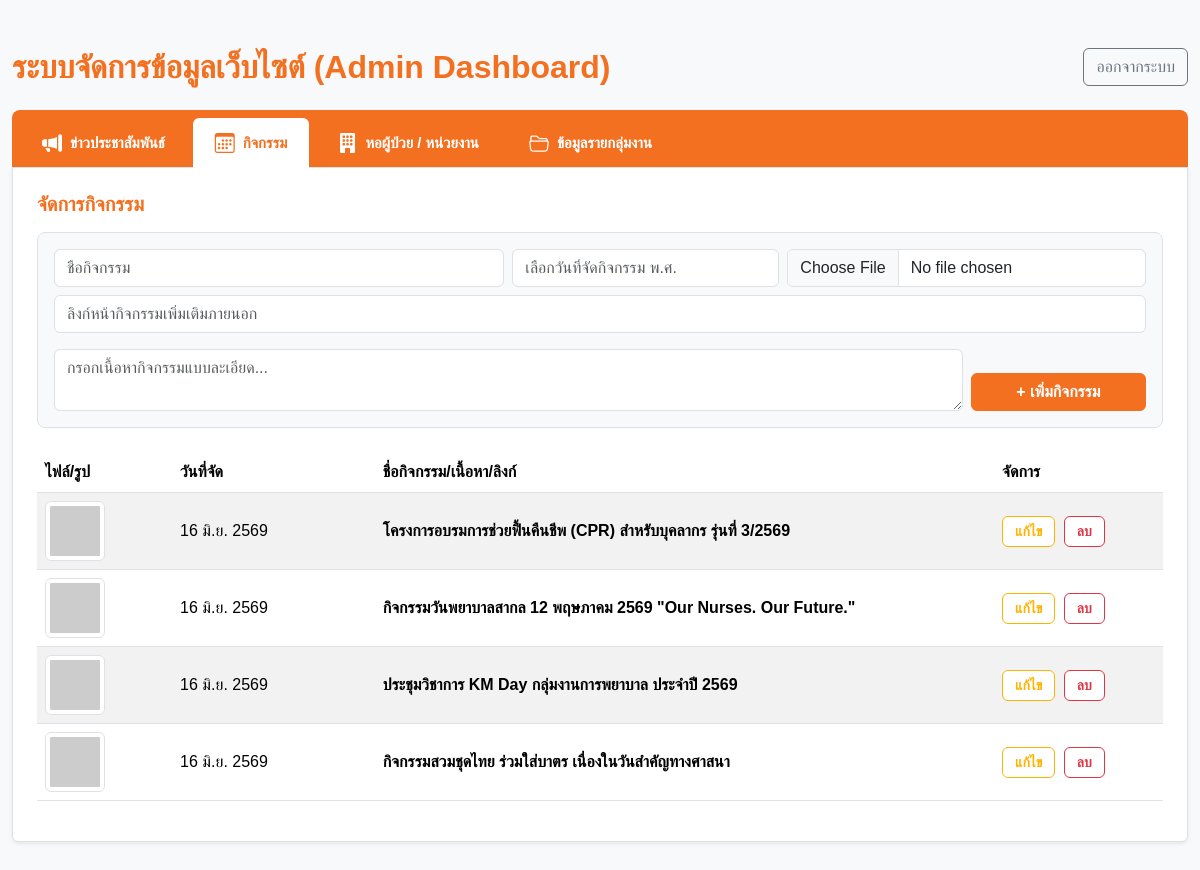
The page /admin.php?tab=events (signed in) on the database its author committed.
### tables this page shows
CREATE TABLE IF NOT EXISTS `events` (
  `id` int NOT NULL AUTO_INCREMENT,
  `title` varchar(255) NOT NULL,
  `content` text,
  `event_date` date NOT NULL,
  `image_name` varchar(255) DEFAULT 'default.jpg',
  `link_url` varchar(255) DEFAULT NULL,
  PRIMARY KEY (`id`)
);

### admin.php (the view, shortened to what this page needs)
<?php
require_once 'connect.php';
$active_tab = $_GET['tab'] ?? 'news';
function dateToThaiText($dateStr) {
    $time = strtotime($dateStr);
    $d = date('j', $time);
    $m = date('n', $time);
    $y = date('Y', $time) + 543;
    $months = ["", "ม.ค.", "ก.พ.", "มี.ค.", "เม.ย.", "พ.ค.", "มิ.ย.", "ก.ค.", "ส.ค.", "ก.ย.", "ต.ค.", "พ.ย.", "ธ.ค."];
    return "$d {$months[$m]} $y";
}
$conn->exec("CREATE TABLE IF NOT EXISTS department_contents (
    id INT AUTO_INCREMENT PRIMARY KEY,
    department_id INT NOT NULL,
    section VARCHAR(50) NOT NULL,
    title VARCHAR(255) NOT NULL,
    content TEXT NULL,
    file_name VARCHAR(255) NULL,
    link_url VARCHAR(500) NULL,
    sort_order INT NOT NULL DEFAULT 1,
    created_at TIMESTAMP DEFAULT CURRENT_TIMESTAMP,
    INDEX idx_department_section (department_id, section)
) ENGINE=InnoDB DEFAULT CHARSET=utf8mb4");
$event_items = [];
$all_depts = $conn->query("SELECT * FROM departments ORDER BY id ASC")->fetchAll(PDO::FETCH_ASSOC);
$selected_dept_id = (int)($_GET['dept_id'] ?? ($all_depts[0]['id'] ?? 0));
if ($active_tab == 'news') {
    $stmt = $conn->query("SELECT * FROM news ORDER BY id DESC");
    $news_items = $stmt->fetchAll(PDO::FETCH_ASSOC);
} elseif ($active_tab == 'events') {
    $stmt = $conn->query("SELECT * FROM events ORDER BY id DESC");
    $event_items = $stmt->fetchAll(PDO::FETCH_ASSOC);
} elseif ($active_tab == 'departments') {
    $stmt = $conn->query("SELECT * FROM departments ORDER BY id DESC");
    $dept_items = $stmt->fetchAll(PDO::FETCH_ASSOC);
}
?>
<!DOCTYPE html>
<html lang="th">
<head>
    <link href="https://cdn.jsdelivr.net/npm/bootstrap@5.3.3/dist/css/bootstrap.min.css" rel="stylesheet">
    <link rel="stylesheet" href="https://cdn.jsdelivr.net/npm/bootstrap-icons@1.11.0/font/bootstrap-icons.css">
    <link rel="stylesheet" href="https://cdn.jsdelivr.net/npm/flatpickr/dist/flatpickr.min.css">
    <link rel="stylesheet" href="style.css">
</head>
<body class="bg-light">
<div class="container my-5">
    <div class="d-flex flex-column flex-md-row justify-content-between align-items-start align-items-md-center mb-4 gap-3">
        <h2 class="mb-0 text-hospital fw-bold">ระบบจัดการข้อมูลเว็บไซต์ (Admin Dashboard)</h2>
        <a href="logout.php" class="btn btn-outline-secondary">ออกจากระบบ</a>
    </div>
    <ul class="nav nav-tabs" id="hospitalTabs">
        <li class="nav-item">
            <a class="nav-link <?= $active_tab == 'news' ? 'active' : '' ?>" href="?tab=news">
                <i class="bi bi-megaphone-fill fs-5 icon-news"></i> ข่าวประชาสัมพันธ์
            </a>
        </li>
        <li class="nav-item">
            <a class="nav-link <?= $active_tab == 'events' ? 'active' : '' ?>" href="?tab=events">
                <i class="bi bi-calendar3 fs-5 icon-events"></i> กิจกรรม
            </a>
        </li>
        <li class="nav-item">
            <a class="nav-link <?= $active_tab == 'departments' ? 'active' : '' ?>" href="?tab=departments">
                <i class="bi bi-building-fill fs-5 icon-dept"></i> หอผู้ป่วย / หน่วยงาน
            </a>
        </li>
        <li class="nav-item">
            <a class="nav-link <?= $active_tab == 'dept_contents' ? 'active' : '' ?>" href="?tab=dept_contents">
                <i class="bi bi-folder2-open fs-5 icon-dept"></i> ข้อมูลรายกลุ่มงาน
            </a>
        </li>
    </ul>
    <div class="tab-content bg-white p-4 border rounded-bottom shadow-sm">
        <?php if($active_tab == 'events'): ?>
        <div>
            <h5 class="text-hospital mb-3 fw-bold">จัดการกิจกรรม</h5>
            <form action="admin.php?tab=events" method="POST" enctype="multipart/form-data" class="admin-form-container">
                <div class="row g-2 mb-2">
                    <div class="col-md-5"><input type="text" name="title" class="form-control" placeholder="ชื่อกิจกรรม" required></div>
                    <div class="col-md-3"><input type="text" name="event_date" id="event_date_picker" class="form-control bg-white" placeholder="เลือกวันที่จัดกิจกรรม พ.ศ." required></div>
                    <div class="col-md-4"><input type="file" name="image" class="form-control" accept="image/*,application/pdf"></div>
                </div>
                <div class="row g-2 mb-3">
                    <div class="col-12"><input type="url" name="link_url" class="form-control" placeholder="ลิงก์หน้ากิจกรรมเพิ่มเติมภายนอก"></div>
                </div>
                <div class="row g-2 align-items-end">
                    <div class="col-md-10">
                        <textarea name="content" class="form-control" rows="2" placeholder="กรอกเนื้อหากิจกรรมแบบละเอียด..."></textarea>
                    </div>
                    <div class="col-md-2 text-end">
                        <button type="submit" class="btn btn-hospital-orange w-100">+ เพิ่มกิจกรรม</button>
                    </div>
                </div>
            </form>
            <table class="table table-striped align-middle mt-4">
                <thead><tr><th>ไฟล์/รูป</th><th>วันที่จัด</th><th>ชื่อกิจกรรม/เนื้อหา/ลิงก์</th><th>จัดการ</th></tr></thead>
                <tbody>
                    <?php
                    foreach($event_items as $row):
                        $event_file = $row['image_name'] ?? 'default.jpg';
                        $event_content = $row['content'] ?? '';
                        $is_pdf = pathinfo($event_file, PATHINFO_EXTENSION) === 'pdf';
                        $event_link = $row['link_url'] ?? '';
                    ?>
                    <tr>
                        <td width="12%">
                            <?php if($is_pdf): ?>
                                <a href="uploads/<?= $event_file ?>" target="_blank" class="btn btn-outline-danger btn-sm"><i class="bi bi-file-earmark-pdf-fill"></i> ดู PDF</a>
                            <?php else: ?>
                                <img src="uploads/<?= $event_file ?>" width="60" class="img-thumbnail" onerror="this.src='https://placehold.co/60x60?text=No+Image'">
                            <?php endif; ?>
                        </td>
                        <td width="18%"><?= dateToThaiText($row['event_date']) ?></td>
                        <td>
                            <strong><?= htmlspecialchars($row['title']) ?></strong>
                        </td>
                        <td width="15%">
                            <button class="btn btn-outline-edit-style btn-sm me-1" onclick="editEvent(<?= $row['id'] ?>, '<?= addslashes(htmlspecialchars($row['title'])) ?>', '<?= addslashes(htmlspecialchars($event_content)) ?>', '<?= $row['event_date'] ?>', '<?= $event_file ?>', '<?= addslashes(htmlspecialchars($event_link)) ?>')">แก้ไข</button>
                            <a href="admin.php?tab=events&del_event=<?= $row['id'] ?>" class="btn btn-outline-delete-style btn-sm" onclick="return confirm('คุณแน่ใจหรือไม่ว่าต้องการลบข้อมูลนี้?')">ลบ</a>
                        </td>
                    </tr>
                    <?php endforeach; ?>
                </tbody>
            </table>
        </div>
        <?php endif; ?>
    </div>
</div>
</body>
</html>

### style.css (style rules this page uses)
:root { --hospital-orange: #f37021; --hospital-orange-active: #d65c14; --btn-edit-yellow: #ffb300; --btn-delete-red: #dc3545; --modal-btn-cancel-bg: #ffffff; --modal-btn-cancel-border: #6c757d; --modal-btn-cancel-text: #495057; --modal-btn-cancel-hover-bg: #f8f9fa; }
body { font-family: sans-serif; }
.text-hospital { color: var(--hospital-orange) !important; }
.nav-tabs { background-color: var(--hospital-orange) !important; padding: 8px 8px 0 8px; border-radius: 8px 8px 0 0; border-bottom: none !important; display: flex; align-items: flex-end; }
.nav-tabs .nav-link { color: #ffffff !important; font-weight: bold; font-size: 15px; border: none !important; padding: 10px 22px; margin-right: 6px; border-radius: 6px 6px 0 0; transition: all 0.2s ease; display: flex; align-items: center; gap: 8px; }
.nav-tabs .icon-news { color: #ffffff !important; }
.nav-tabs .icon-events { color: #ffffff !important; }
.nav-tabs .icon-dept { color: #ffffff !important; }
.nav-tabs .nav-link.active { background-color: #ffffff !important; color: var(--hospital-orange) !important; }
.nav-tabs .nav-link.active .icon-news, .nav-tabs .nav-link.active .icon-events, .nav-tabs .nav-link.active .icon-dept { color: var(--hospital-orange) !important; }
.admin-form-container { background-color: #f8f9fa !important; padding: 16px !important; border: 1px solid #dee2e6 !important; border-radius: 8px !important; margin-top: 16px; margin-bottom: 16px; }
.btn-outline-edit-style { background-color: #fff !important; color: var(--btn-edit-yellow) !important; border: 1.5px solid var(--btn-edit-yellow) !important; font-weight: bold; padding: 4px 12px; border-radius: 6px; transition: all 0.2s ease; }
.btn-outline-delete-style { background-color: #fff !important; color: var(--btn-delete-red) !important; border: 1.5px solid var(--btn-delete-red) !important; font-weight: bold; padding: 4px 12px; border-radius: 6px; transition: all 0.2s ease; }
.btn-hospital-orange { background-color: var(--hospital-orange) !important; border-color: var(--hospital-orange) !important; color: white !important; font-weight: bold; }
:root { --hosp-orange: #f37021; --hosp-orange-dark: #cc5210; --hosp-text-dark: #495057; }
body { font-family: 'Sarabun', sans-serif, Arial; color: var(--hosp-text-dark); background-color: #ffffff; }
@media (min-width: 1200px) { .container { max-width: 1600px !important; } }
html, body { max-width: 100%; overflow-x: hidden; }
img { max-width: 100%; }

### rows shown on the page
events: event_date "16 มิ.ย. 2569", title "โครงการอบรมการช่วยฟื้นคืนชีพ (CPR) สำหรับบุคลากร รุ่นที่ 3/2569"
events: event_date "16 มิ.ย. 2569", title "กิจกรรมวันพยาบาลสากล 12 พฤษภาคม 2569 \"Our Nurses. Our Future.\""
events: event_date "16 มิ.ย. 2569", title "ประชุมวิชาการ KM Day กลุ่มงานการพยาบาล ประจำปี 2569"
events: event_date "16 มิ.ย. 2569", title "กิจกรรมสวมชุดไทย ร่วมใส่บาตร เนื่องในวันสำคัญทางศาสนา"
